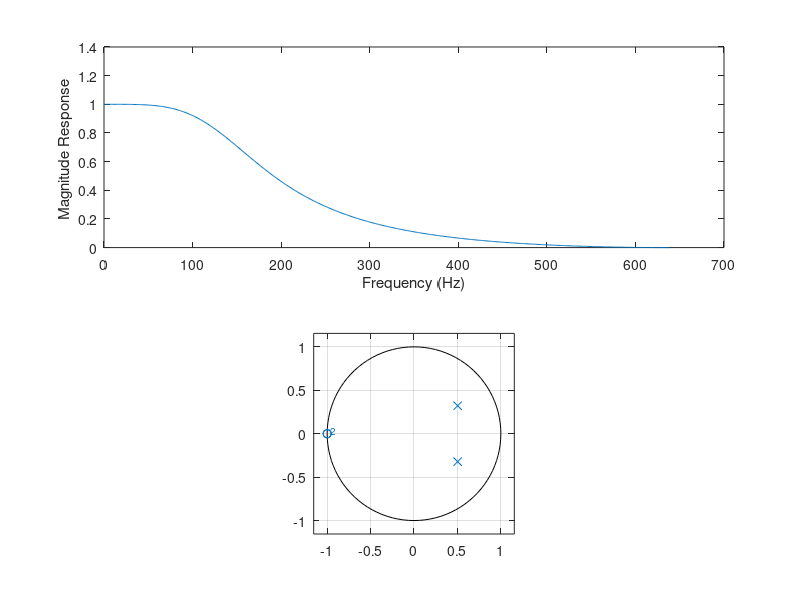

Here is the MATLAB script that generated this plot:

%
%  m-file for Example 8B.2 (Program 8B.2, p566).
%	Program name: prog8b2.m
%
N=2;											%	Filter order
Fs=1280;										%	Sampling frequency
FN=Fs/2;
fc=150;										%	Cutoff frequency
Fc=fc/FN;									%	Normalized Cutoff frequency
[b,a]=butter(N,Fc);						%	Create and digitize analogue filter.
[z,p,k]=butter(N, Fc);
subplot(2,1,1)								%	Plot magnitude freq. response
[H, f]=freqz(b, a, 512, Fs);			
plot(f, abs(H))
xlabel('Frequency (Hz)')
ylabel('Magnitude Response ')
subplot(2,1,2)								%	Plot pole-zero diagram
zplane(b, a)
b
a
